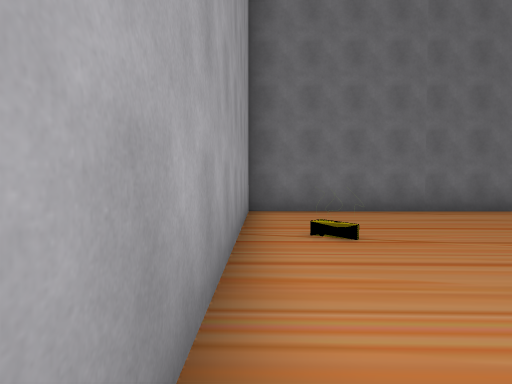
view 1 (above)

16 first-person views from a walk through a Unity game level. The camera is 1.4 m above the floor, tilts 2° down and sees 75° across. The floor is counted in squares, 2 m on a side. Each view is taken from the middle of a square. On the plan, view 1 faces up. The plan holds only what a view shows up to about 10 squares ahead; the rest is blank. The place goes on beyond the plan. Some animated figures are left out.

view 2
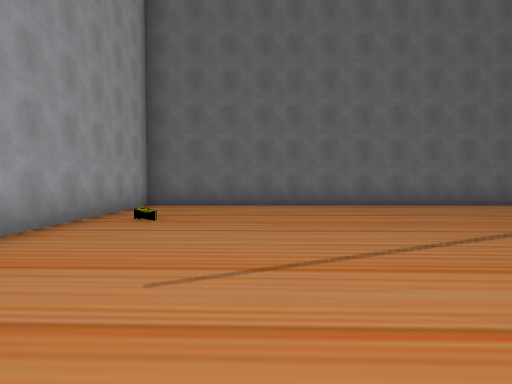

view 3
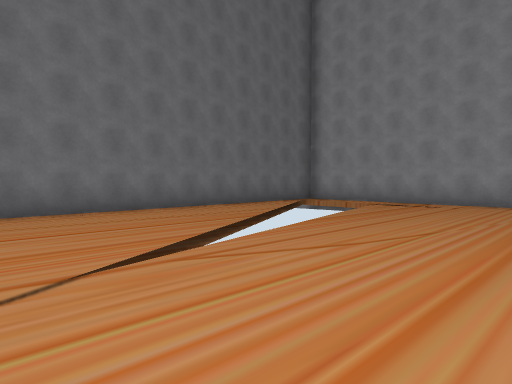

view 4
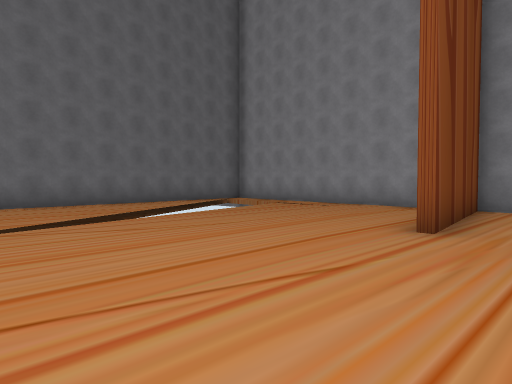

view 5
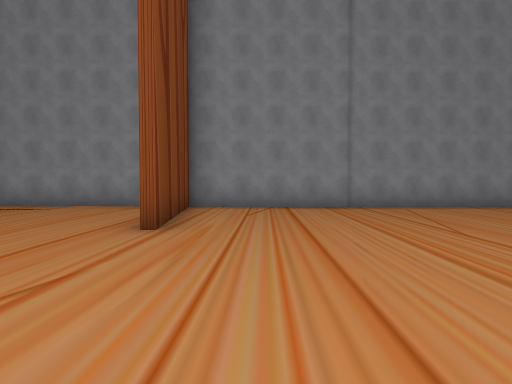

view 6
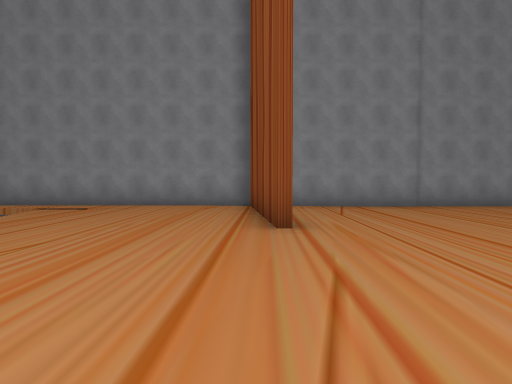

view 7
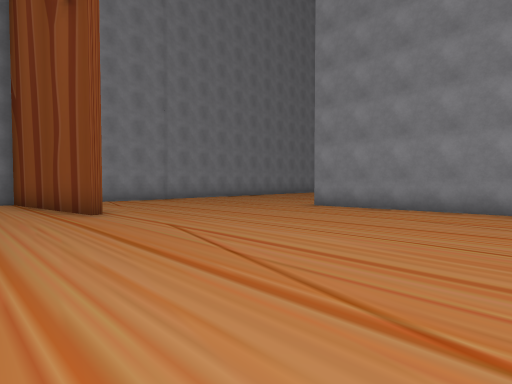

view 8
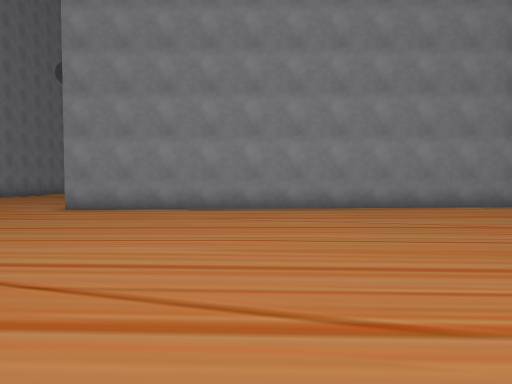

view 9
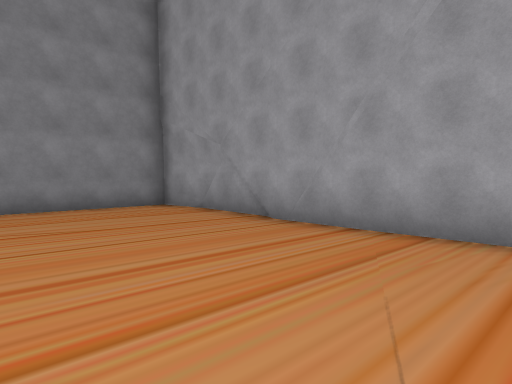

view 10
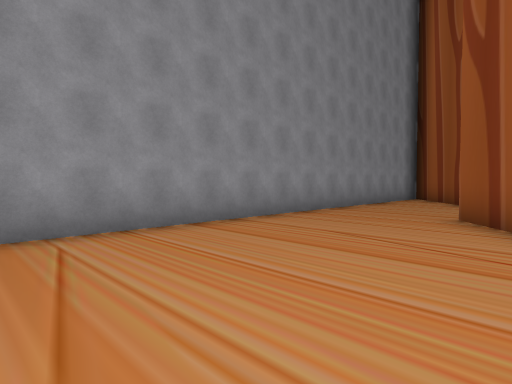

view 11
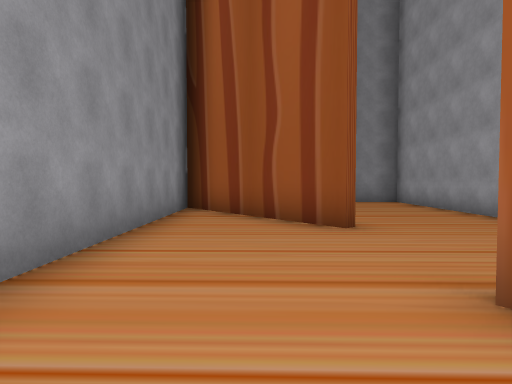

view 12
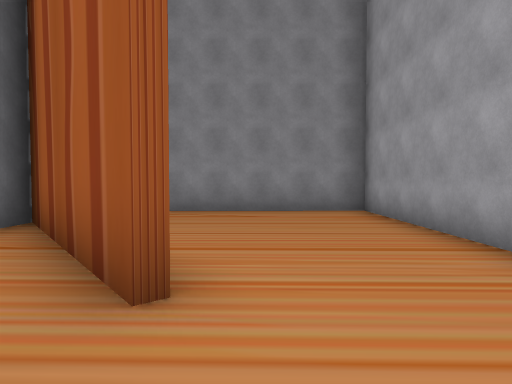

view 13
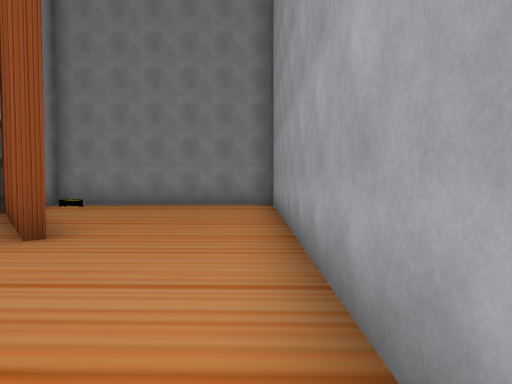

view 14
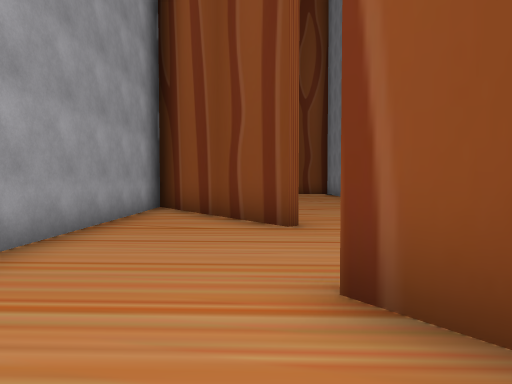

view 15
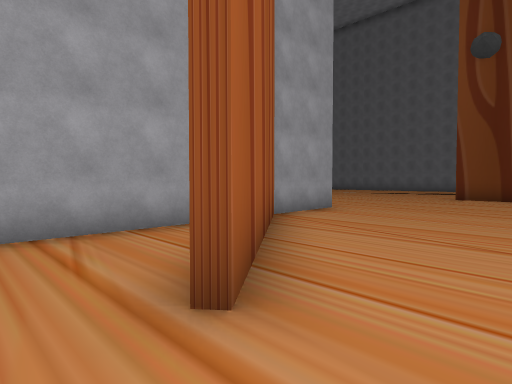

view 16
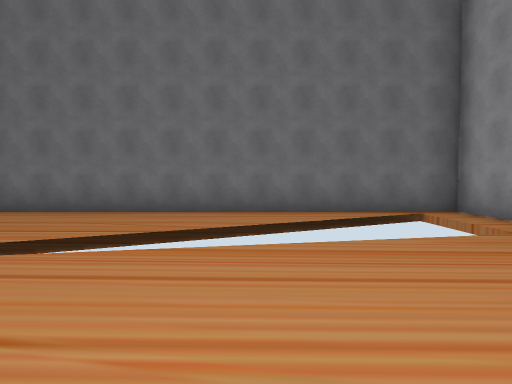

### Floor plan
Key: @ floor where view 1 was taken; # wall or solid block; . main floor; : floor 0.25 m higher than the main floor; = window, fence, low wall or low ledge; v drop or lower ground; O other object.
Columns run from 1 left of view 1 to 17 right of it. Each row starts with its distance up from view 1.
  8  ############vvvv##
  7 #............===v.#
  6 #.............vv .#
  5 #...........vv  v.#
  4 #.O........vvvvv..#
  3 #........vv.......#
  2 #.................#
  1 #.................#
  0 #@................#
 -1 #............######
 -2 #.................#
 -3 =.................#
 -4 #.................#
 -5 #.:...............#
 -6 #:................#
 -7  ###########......#
 -8            #......#
 -9            #......#
-10            ##.....#
-11            ###....#
-12            #.##...#
-13            #......#
-14            #......#
-15            #......#
-16            #...#..#
-17            #...##.#
-18            #....###
-19            #.....##
-20            #......#
-21            #.....O#
-22            ######v#

Where each view was taken, in squares from view 1:
view 1: 0 up, 0 right, facing up
view 2: 2 down, 3 right, facing up
view 3: 0 up, 6 right, facing up-right
view 4: 3 down, 7 right, facing up-right
view 5: 3 down, 7 right, facing right
view 6: 1 down, 7 right, facing right
view 7: 1 up, 5 right, facing down-right
view 8: 1 up, 6 right, facing down
view 9: 1 up, 4 right, facing down-left
view 10: 6 down, 12 right, facing down-right
view 11: 11 down, 15 right, facing down
view 12: 14 down, 13 right, facing down
view 13: 12 down, 11 right, facing down
view 14: 18 down, 13 right, facing up
view 15: 14 down, 15 right, facing up-left
view 16: 0 up, 12 right, facing up
